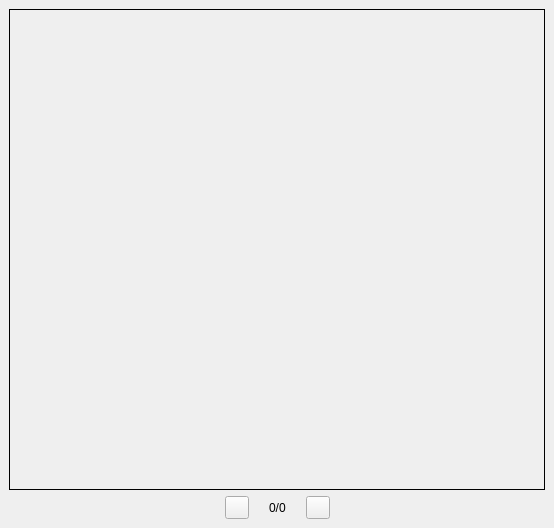
<?xml version="1.0" encoding="UTF-8"?>
<ui version="4.0">
 <class>GbsImageWidget</class>
 <widget class="QWidget" name="GbsImageWidget">
  <property name="geometry">
   <rect>
    <x>0</x>
    <y>0</y>
    <width>554</width>
    <height>528</height>
   </rect>
  </property>
  <property name="windowTitle">
   <string>Form</string>
  </property>
  <layout class="QGridLayout" name="gridLayout">
   <property name="leftMargin">
    <number>0</number>
   </property>
   <property name="topMargin">
    <number>0</number>
   </property>
   <property name="rightMargin">
    <number>0</number>
   </property>
   <property name="bottomMargin">
    <number>0</number>
   </property>
   <item row="0" column="0">
    <widget class="QWidget" name="widget_5" native="true">
     <layout class="QVBoxLayout" name="verticalLayout" stretch="9,1">
      <item>
       <widget class="QLabel" name="labImage">
        <property name="frameShape">
         <enum>QFrame::Panel</enum>
        </property>
        <property name="text">
         <string/>
        </property>
        <property name="alignment">
         <set>Qt::AlignCenter</set>
        </property>
       </widget>
      </item>
      <item>
       <layout class="QHBoxLayout" name="horizontalLayout_2">
        <property name="spacing">
         <number>20</number>
        </property>
        <item>
         <spacer name="horizontalSpacer_5">
          <property name="orientation">
           <enum>Qt::Horizontal</enum>
          </property>
          <property name="sizeHint" stdset="0">
           <size>
            <width>40</width>
            <height>20</height>
           </size>
          </property>
         </spacer>
        </item>
        <item>
         <widget class="QToolButton" name="btnPrevious">
          <property name="text">
           <string/>
          </property>
          <property name="icon">
           <iconset resource="../main.qrc">
            <normaloff>:/image/左-三角.png</normaloff>:/image/左-三角.png</iconset>
          </property>
         </widget>
        </item>
        <item>
         <widget class="QLabel" name="labPage">
          <property name="text">
           <string>0/0</string>
          </property>
         </widget>
        </item>
        <item>
         <widget class="QToolButton" name="btnNext">
          <property name="text">
           <string/>
          </property>
          <property name="icon">
           <iconset resource="../main.qrc">
            <normaloff>:/image/右-三角.png</normaloff>:/image/右-三角.png</iconset>
          </property>
         </widget>
        </item>
        <item>
         <spacer name="horizontalSpacer_6">
          <property name="orientation">
           <enum>Qt::Horizontal</enum>
          </property>
          <property name="sizeHint" stdset="0">
           <size>
            <width>40</width>
            <height>20</height>
           </size>
          </property>
         </spacer>
        </item>
       </layout>
      </item>
     </layout>
    </widget>
   </item>
  </layout>
 </widget>
 <resources>
  <include location="../main.qrc"/>
 </resources>
 <connections/>
</ui>
